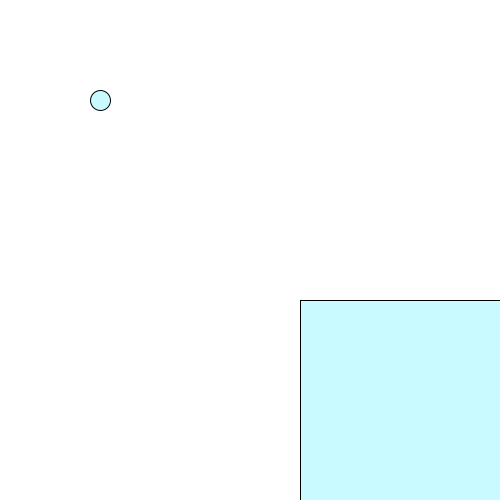
Frame 1 (no input)
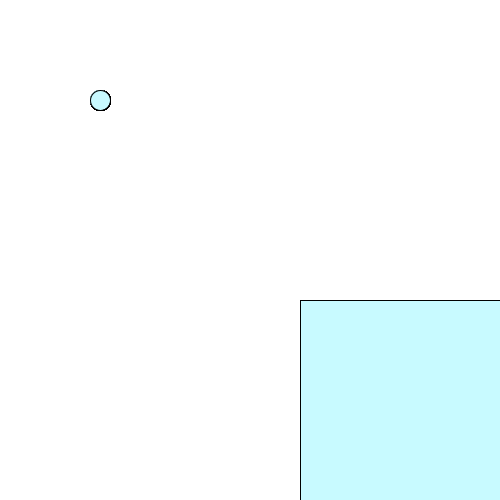
Frame 60 (the mouse pressed at the canvas centre just before this capture)
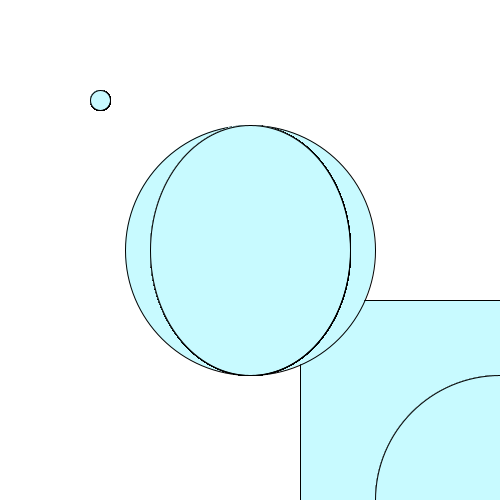
Frame 120 (the mouse held since frame 60 and released just before this capture)

The Processing sketch that drew these frames (run headless with seeded random() and noise(); from frame 60 on, the mouse is pressed at the canvas centre):

// Processing sketch: processing_9257
// ── processing_9257.pde

float r= 200;
float g= 250;
float b= 300;
float a= 300;

float diam = 20;
float x= 100;
float y= 100;

void setup() {
  size(500,500);
  background(255);
  smooth();
  frameRate(5);
}
void draw() {
  stroke(0);
  fill(r,g,b,a);
  ellipse(x,y,diam,diam);
  
  stroke(0);
  fill(r,g,b,a);
  ellipse(mouseX+pmouseY,mouseY+pmouseX,mouseX,mouseY);
  
  if (!mousePressed) {
    rect (b,a,r,g);
  } else {
    ellipse (mouseX,mouseY,r,g);
  }
}
